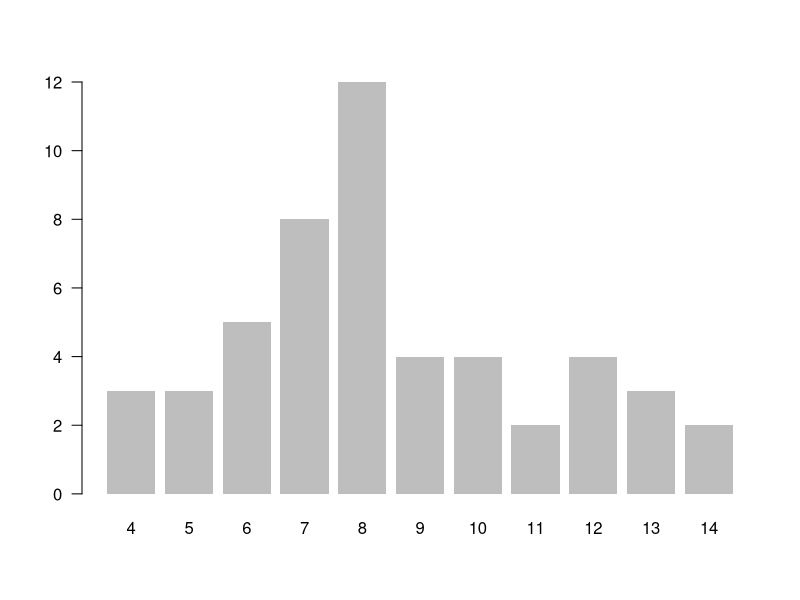

R code for this plot:
## ---- chunk 1
knitr::opts_chunk$set(echo = TRUE)
library(tidyverse)
## ---- chunk 2
head(USArrests)

states <- rownames(USArrests)
head(states)
## ---- chunk 3
nchar(c("Concepts", "in", "computing", "with", "data"))
## ---- chunk 4
# your code
nchar(states)
## ---- chunk 5
# your code
tolower(states)
toupper(states)
casefold(states)
## ---- chunk 6
# number of charcaters
num_chars <- nchar(states)
## ---- chunk 7
# your code
char_freqs <- table(num_chars)

barplot(char_freqs, las=1, border = NA)
## ---- chunk 8
paste('Pumpkin', 'Pie')
## ---- chunk 9
paste('a', 'b', 'c', 'd', 'e')
## ---- chunk 10
paste('a', 'b', 'c', 'd', 'e', sep = '-')
## ---- chunk 11
paste('a', 1:5, sep = '.')
## ---- chunk 12
# paste0() -vs- paste(..., sep = "")
paste0('Pumpkin', 'Pie')
paste('Pumpkin', 'Pie', sep = '')

# paste0() is also vectorized
paste0('a', 1:5)
## ---- chunk 13
# your code
paste(states[1:5], num_chars[1:5], sep= '=')
## ---- chunk 14
# your code
paste(states[1:5], collapse= '')
## ---- chunk 15
# extract first 3 characters
substr('Berkeley', start = 1, stop = 3)
## ---- chunk 16
# your code
substr(states, start = 1, stop=3)
## ---- chunk 17
# your code
substr(states, num_chars -2, num_chars)
## ---- chunk 18
# your code
paste(substr(states, start = 1, stop=1), substr(states, num_chars -2, num_chars))
## ---- chunk 19
# 4-char states
states[num_chars == 4]
## ---- chunk 20
# 10-char states
states[num_chars == 10]
## ---- chunk 21
# collapse 4-char states
paste(states[num_chars == 4], collapse = ", ")
## ---- chunk 22
# your code
char_classes <- as.numeric(names(char_freqs))
states_list <- vector("list", length(char_classes))

for (i in 1:length(char_freqs)) {
  collapsed <-paste(states[num_chars == char_classes[i]], collapse =", ")
  if (char_classes[i] %% 2==0) {
    states_list[[i]] <- toupper(collapsed)
  } else {
    states_list[[i]] <- tolower(collapsed)
  }
}

names(states_list) <-paste(char_classes, "-chars")
states_list
## ---- chunk 23
# your code
paste("file", 1:10, ".csv", sep = "")
## ---- chunk 24
# your code
paste0("file", 1:10, ".csv", sep = "")
## ---- chunk 25
# your code
file <- paste0("file", 1:10, ".csv", sep = "")
dataset <- gsub(pattern="file", replacement="dataset", file)
dataset
## ---- chunk 26
to_celsius <- function(x = 1) {
  (x - 32) * (5/9)
}

to_kelvin <- function(x = 1) {
  (x + 459.67) * (5/9)
}

to_reaumur <- function(x = 1) {
  (x - 32) * (4/9)
}

to_rankine <- function(x = 1) {
  x + 459.67
}
## ---- chunk 27
# your code
temp_convert <- function(x = 1, to = "celsius") {
  switch(to,
         "celsius" = to_celsius(x),
         "kelvin" = to_kelvin(x),
         "reaumur" = to_reaumur(x),
         "rankine" = to_rankine(x))
}

temp_convert(30, 'celsius')
